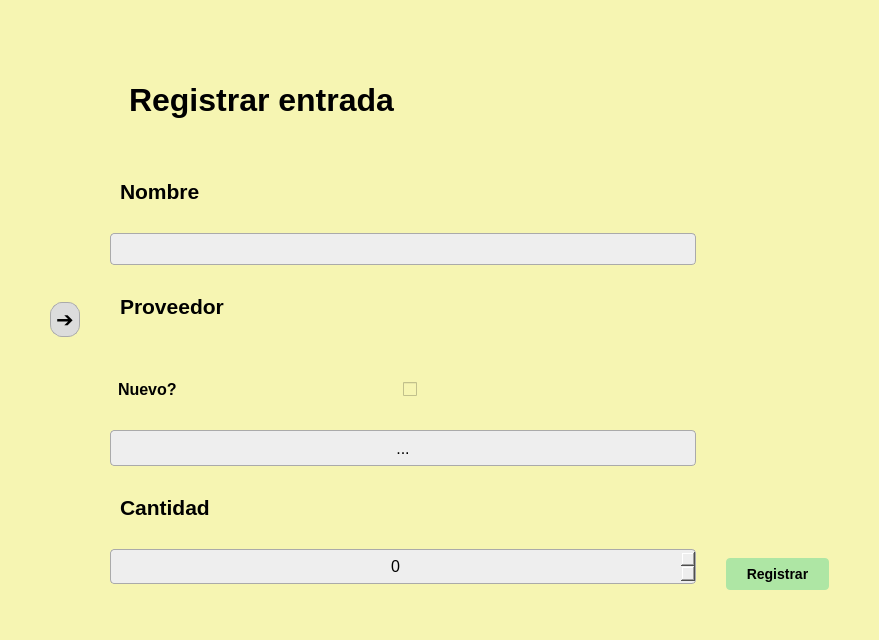
<?xml version="1.0" encoding="UTF-8"?>
<ui version="4.0">
 <class>Form</class>
 <widget class="QWidget" name="Form">
  <property name="geometry">
   <rect>
    <x>0</x>
    <y>0</y>
    <width>879</width>
    <height>640</height>
   </rect>
  </property>
  <property name="windowTitle">
   <string>Form</string>
  </property>
  <property name="styleSheet">
   <string notr="true">QWidget {
    background-color: #f6f5b2;
	font-family: Arial, Helvetica, sans-serif;
    color: #000000;
}

QLabel#labelTitulo {
    font-weight: bold;
    color: #000000;
    padding: 10px;
}

QLabel {
    font-weight: bold;
    color: #000;
    padding: 4px;
}

QLineEdit {
    background-color: #eeeeee;
    border: 1px solid #aaa;
    border-radius: 4px;
    padding: 6px;
    font-size: 14px;
}
QLineEdit:focus {
    border: 1px solid #5a8dee;
    background-color: #ffffff;
}

QPushButton#btnRegistrar {
    background-color: #aee6a4;
    border: none;
    border-radius: 4px;
    padding: 8px 20px;
    font-size: 14px;
    font-weight: bold;
    color: #000000;
}
QPushButton#btnRegistrar:hover {
    background-color: #94d98a;
}

QPushButton#btnLateral {
    background-color: #dcdcdc;
    border: 1px solid #aaa;
    border-radius: 12px;
    padding: 4px;
}
QPushButton#btnLateral:hover {
    background-color: #c6c6c6;
}
QSpinBox {
    background-color: #eeeeee;
    border: 1px solid #aaa;
    border-radius: 4px;
    padding: 6px;
    font-size: 16px;

}
QSpinBox:focus {
    border: 1px solid #5a8dee;
    background-color: #ffffff;
}
QToolButton {
    background-color: #eeeeee;
    border: 1px solid #aaa;
    border-radius: 4px;
    padding: 6px;
    font-size: 16px;
}
QToolButton:focus {
    border: 1px solid #5a8dee;
    background-color: #ffffff;
}</string>
  </property>
  <layout class="QVBoxLayout" name="verticalLayout_5">
   <property name="leftMargin">
    <number>50</number>
   </property>
   <property name="topMargin">
    <number>50</number>
   </property>
   <property name="rightMargin">
    <number>50</number>
   </property>
   <property name="bottomMargin">
    <number>50</number>
   </property>
   <item>
    <layout class="QHBoxLayout" name="horizontalLayout">
     <property name="spacing">
      <number>30</number>
     </property>
     <item>
      <widget class="QPushButton" name="btnLateral">
       <property name="minimumSize">
        <size>
         <width>30</width>
         <height>30</height>
        </size>
       </property>
       <property name="font">
        <font>
         <family>Arial</family>
         <pointsize>16</pointsize>
        </font>
       </property>
       <property name="text">
        <string>➔</string>
       </property>
      </widget>
     </item>
     <item>
      <layout class="QVBoxLayout" name="verticalLayout">
       <property name="spacing">
        <number>0</number>
       </property>
       <property name="sizeConstraint">
        <enum>QLayout::SetDefaultConstraint</enum>
       </property>
       <property name="bottomMargin">
        <number>6</number>
       </property>
       <item>
        <widget class="QLabel" name="labelTitulo">
         <property name="maximumSize">
          <size>
           <width>16777215</width>
           <height>100</height>
          </size>
         </property>
         <property name="font">
          <font>
           <family>Arial</family>
           <pointsize>24</pointsize>
           <weight>75</weight>
           <bold>true</bold>
          </font>
         </property>
         <property name="text">
          <string>Registrar entrada</string>
         </property>
        </widget>
       </item>
       <item>
        <layout class="QVBoxLayout" name="verticalLayout_4">
         <item>
          <widget class="QLabel" name="labelNombre">
           <property name="font">
            <font>
             <family>Arial</family>
             <pointsize>16</pointsize>
             <weight>75</weight>
             <bold>true</bold>
            </font>
           </property>
           <property name="text">
            <string>Nombre</string>
           </property>
          </widget>
         </item>
         <item>
          <widget class="QLineEdit" name="lineEditNombre">
           <property name="font">
            <font>
             <family>Arial</family>
             <pointsize>-1</pointsize>
            </font>
           </property>
          </widget>
         </item>
         <item>
          <widget class="QLabel" name="labelProveedor">
           <property name="font">
            <font>
             <family>Arial</family>
             <pointsize>16</pointsize>
             <weight>75</weight>
             <bold>true</bold>
            </font>
           </property>
           <property name="text">
            <string>Proveedor</string>
           </property>
          </widget>
         </item>
         <item>
          <layout class="QHBoxLayout" name="horizontalLayout_4">
           <item>
            <widget class="QLabel" name="labelNuevo">
             <property name="font">
              <font>
               <family>Arial</family>
               <pointsize>12</pointsize>
               <weight>75</weight>
               <bold>true</bold>
              </font>
             </property>
             <property name="text">
              <string>Nuevo?</string>
             </property>
            </widget>
           </item>
           <item>
            <widget class="QCheckBox" name="btnNuevo">
             <property name="sizePolicy">
              <sizepolicy hsizetype="Minimum" vsizetype="Minimum">
               <horstretch>0</horstretch>
               <verstretch>0</verstretch>
              </sizepolicy>
             </property>
             <property name="text">
              <string/>
             </property>
            </widget>
           </item>
          </layout>
         </item>
         <item>
          <widget class="QToolButton" name="btnDropdown">
           <property name="sizePolicy">
            <sizepolicy hsizetype="Minimum" vsizetype="Fixed">
             <horstretch>0</horstretch>
             <verstretch>0</verstretch>
            </sizepolicy>
           </property>
           <property name="font">
            <font>
             <family>Arial</family>
             <pointsize>-1</pointsize>
            </font>
           </property>
           <property name="text">
            <string>...</string>
           </property>
          </widget>
         </item>
         <item>
          <widget class="QLabel" name="labelCantidad">
           <property name="font">
            <font>
             <family>Arial</family>
             <pointsize>16</pointsize>
             <weight>75</weight>
             <bold>true</bold>
            </font>
           </property>
           <property name="text">
            <string>Cantidad</string>
           </property>
          </widget>
         </item>
         <item>
          <widget class="QSpinBox" name="spinBoxCantidad">
           <property name="sizePolicy">
            <sizepolicy hsizetype="Minimum" vsizetype="Fixed">
             <horstretch>0</horstretch>
             <verstretch>0</verstretch>
            </sizepolicy>
           </property>
           <property name="font">
            <font>
             <family>Arial</family>
             <pointsize>-1</pointsize>
            </font>
           </property>
           <property name="layoutDirection">
            <enum>Qt::LeftToRight</enum>
           </property>
           <property name="wrapping">
            <bool>false</bool>
           </property>
           <property name="alignment">
            <set>Qt::AlignCenter</set>
           </property>
          </widget>
         </item>
        </layout>
       </item>
      </layout>
     </item>
     <item>
      <layout class="QVBoxLayout" name="verticalLayout_3">
       <item>
        <spacer name="verticalSpacer">
         <property name="orientation">
          <enum>Qt::Vertical</enum>
         </property>
         <property name="sizeHint" stdset="0">
          <size>
           <width>20</width>
           <height>20</height>
          </size>
         </property>
        </spacer>
       </item>
       <item>
        <widget class="QPushButton" name="btnRegistrar">
         <property name="text">
          <string>Registrar</string>
         </property>
        </widget>
       </item>
      </layout>
     </item>
    </layout>
   </item>
  </layout>
 </widget>
 <resources/>
 <connections/>
</ui>
